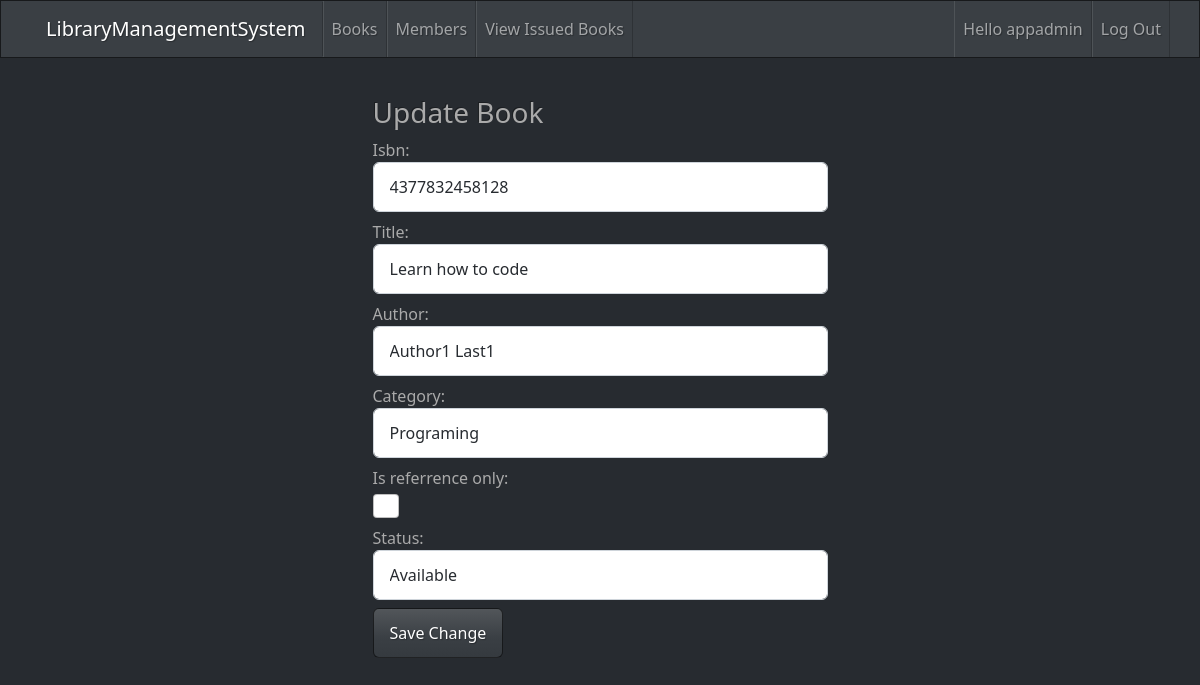
/edit_book/3 (signed in), run on an earlier commit of the app's database.
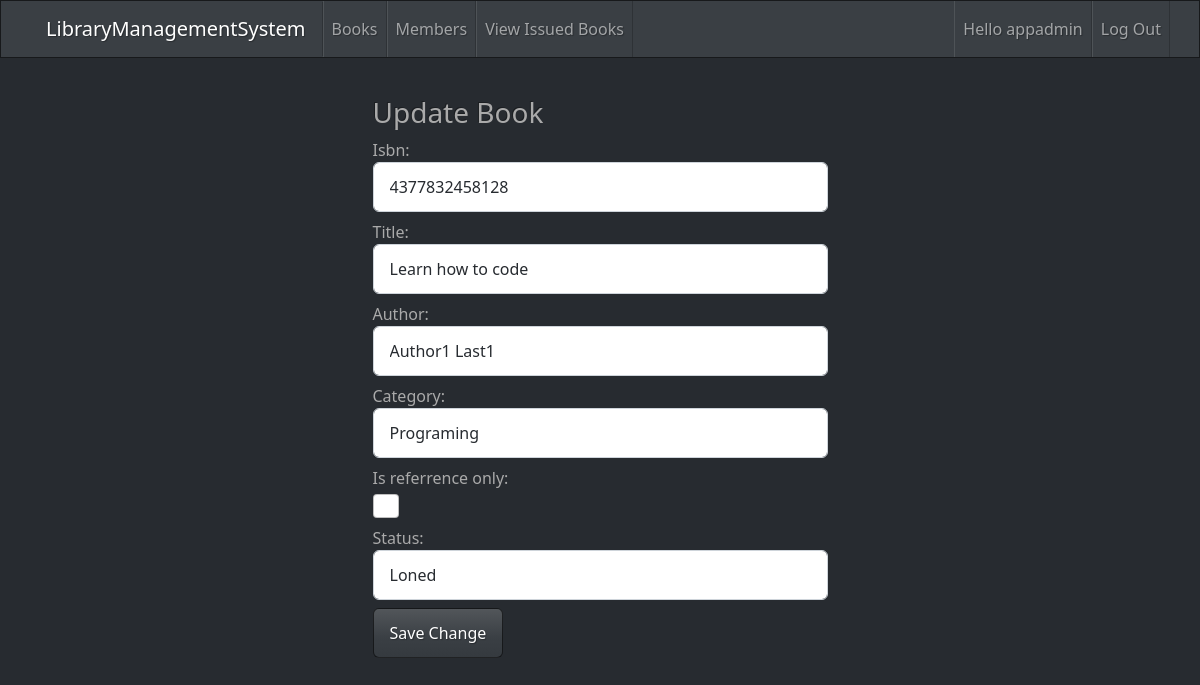
And on a later commit of the database.
### base/models.py (models this page shows, shortened)
class Book(models.Model):
    STATUS = [
        ('available', 'Available'),
        ('loned', 'Loned'),
        ('lost', 'Lost'),
    ]
    isbn = models.CharField(max_length=13, unique=True)
    title = models.CharField(max_length=200)
    author = models.ForeignKey(Author, on_delete=models.SET_NULL, null=True)
    category = models.ForeignKey(
        Category, on_delete=models.SET_NULL, null=True)
    is_referrence_only = models.BooleanField(default=False)
    status = models.CharField(
        max_length=50, choices=STATUS, default='available')
    add_date = models.DateTimeField(auto_now_add=True, null=True)
    class Meta:
        ordering = ['-add_date']

### base/decorator.py (the view)
        def wrapper_func(request, *args, **kwargs):
            group = None
            if request.user.groups.exists():
                group = request.user.groups.all()[0].name
            if group in allow_roles:
                return view_func(request, *args, **kwargs)
            return HttpResponse('You are not authorized on this site.')

### base/forms.py
class CreateBookForm(ModelForm):
    class Meta:
        model = Book
        fields = '__all__'
    def __init__(self, *args, **kwargs):
        super(CreateBookForm, self).__init__(*args, **kwargs)
        for name, field in self.fields.items():
            if name == 'is_referrence_only':
                field.widget.attrs.update(
                    {'class': 'form-check form-check-input input mb-2'}
                )
            else:
                field.widget.attrs.update(
                    {'class': 'form-control input mb-2', 'placeholder': field.label}
                )

### base/decorator.py (called while the page is built)
def allowed_user(allow_roles=[]):
    def decorator(view_func):
        def wrapper_func(request, *args, **kwargs):
            group = None
            if request.user.groups.exists():
                group = request.user.groups.all()[0].name
            if group in allow_roles:
                return view_func(request, *args, **kwargs)
            return HttpResponse('You are not authorized on this site.')
        return wrapper_func
    return decorator

### base/models.py (called while the page is built)
    def __str__(self):
        return f'{self.first_name} {self.last_name}'

    def __str__(self):
        return self.category_name

### base/templates/base/book_form.html (shortened to what this page needs)
{% extends 'base/main.html' %}
{% block content %}
<div class="container h-100 d-flex align-item-center justify-content-center mt-5">
  <form action="" method="POST" class="col-5 mt-5">
    {% if page == 'add_book' %}
    <h3>Add Book</h3>
    <div class="form-group">
      <label for="isbn" class="form-label mt-4">ISBN</label>
      {{form.isbn}}
    </div>
    <div class="form-group">
      <label for="title" class="form-label mt-4">Title</label>
      {{form.title}}
    </div>
    <div class="form-group">
      <label for="title" class="form-label mt-4">Author</label>
      <input class="form-select" type="text" name="author" list="author-list">
      <datalist id="author-list">
        <select id="author-name">
          {% for author in authors %}
            <option value="{{author}}">{{author}}</option>
          {% endfor %}
        </select>
      </datalist>
    </div>
    <div class="form-group">
      <label for="category" class="form-label mt-4">Category</label>
      <input class="form-select" type="text" name="category" list="category-list">
      <datalist id="category-list">
        <select id="category-name">
          {% for category in categories %}
            <option value="{{category}}">{{category}}</option>
          {% endfor %}
        </select>
      </datalist>
    </div>
    <div class="form-group">
      <label for="is_referrence_only" class="form-label mt-4">Is Referrence Only</label>
      {{form.is_referrence_only}}
    </div>
    <div class="form-group">
      <label for="status" class="form-label mt-4">Status</label>
      {{form.status}}
    </div>
    <button type="submit" class="btn btn-primary">Add Book</button>
    {% else %}
    <h3>Update Book</h3>
    {{form}}
    <button type="submit" class="btn btn-primary">Save Change</button>
    {% endif %}
  </form>
</div>
{% endblock content %}

What changed in the data, as far as the page shows it:
changed Book "Learn how to code": status "Available" → "Loned"
